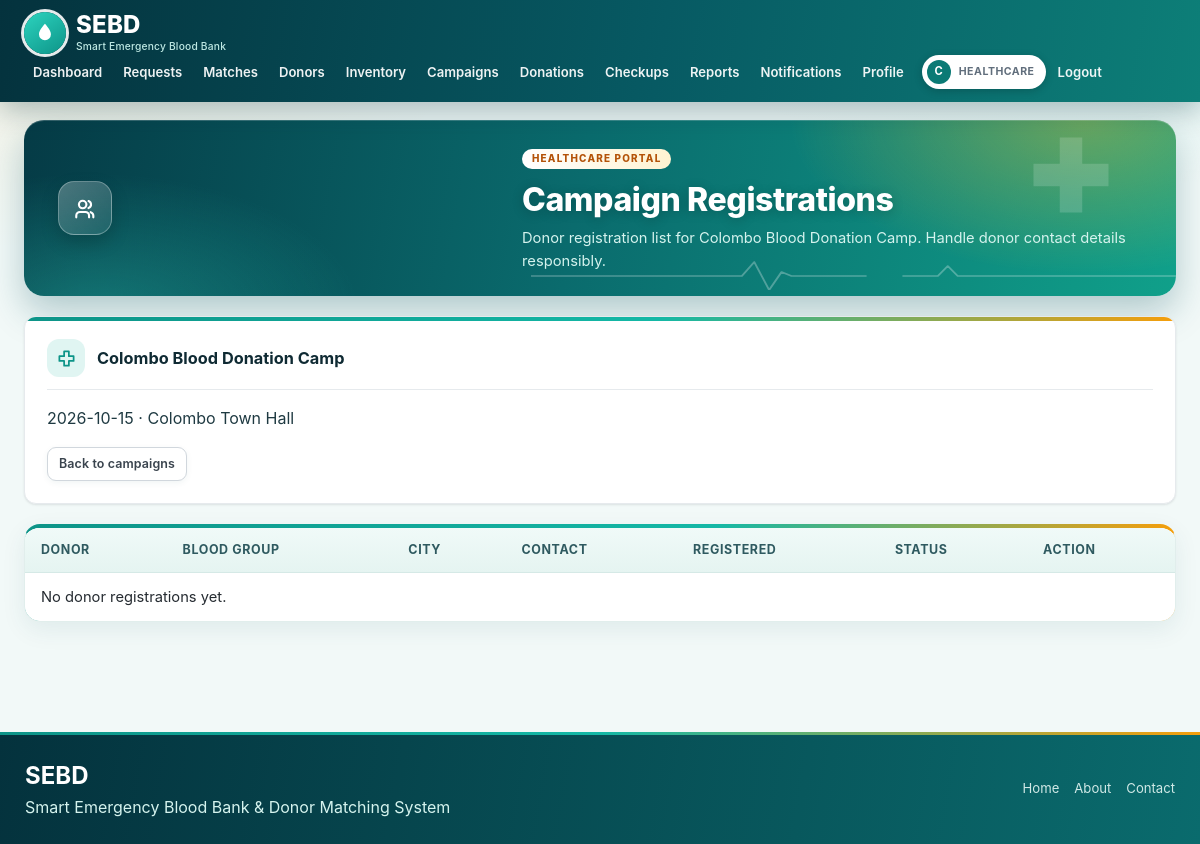
/healthcare/campaign_attendees.php?id=1 (signed in), run on the app's committed database.
### tables this page shows
CREATE TABLE IF NOT EXISTS `donation_campaigns` (
  `campaign_id` int NOT NULL AUTO_INCREMENT,
  `organization_id` int NOT NULL,
  `campaign_name` varchar(150) NOT NULL,
  `description` text,
  `location` varchar(255) NOT NULL,
  `campaign_date` date NOT NULL,
  `start_time` time NOT NULL DEFAULT '09:00:00',
  `end_time` time NOT NULL DEFAULT '15:00:00',
  `max_donors` int DEFAULT NULL,
  `session_type` enum('CAMPAIGN','WALK_IN_SESSION') NOT NULL DEFAULT 'CAMPAIGN',
  `status` enum('UPCOMING','ACTIVE','COMPLETED','CANCELLED') DEFAULT 'UPCOMING',
  `created_at` datetime DEFAULT CURRENT_TIMESTAMP,
  PRIMARY KEY (`campaign_id`),
  KEY `organization_id` (`organization_id`)
);

### healthcare/campaign_attendees.php (the view, shortened to what this page needs)
<?php require_once __DIR__.'/../includes/auth.php'; require_role('HEALTHCARE');
$o=my_org($pdo); require_verified_org($o); $cid=(int)get('id');
$c=$pdo->prepare('SELECT * FROM donation_campaigns WHERE campaign_id=? AND organization_id=?'); $c->execute([$cid,$o['organization_id']]); $campaign=$c->fetch();
$s=$pdo->prepare("SELECT r.*,u.full_name,u.email,u.phone,d.blood_group,d.city FROM donor_campaign_registrations r JOIN donors d USING(donor_id) JOIN users u ON u.user_id=d.user_id WHERE r.campaign_id=? ORDER BY FIELD(r.status,'REGISTERED','ATTENDED','CANCELLED'),r.registered_at DESC"); $s->execute([$cid]); $rows=$s->fetchAll();
$title='Campaign Registrations'; $page_intro='Donor registration list for '.($campaign['campaign_name']??'campaign').'. Handle donor contact details responsibly.'; require '../includes/header.php'; ?>
<div class="card"><h2><?= h($campaign['campaign_name']) ?></h2><p><?= h($campaign['campaign_date']) ?> · <?= h($campaign['location']) ?></p><a class="btn sm alt" href="campaigns.php">Back to campaigns</a></div>
<div class="tw"><table><thead><tr><th>Donor</th><th>Blood group</th><th>City</th><th>Contact</th><th>Registered</th><th>Status</th><th>Action</th></tr></thead><tbody>
<?php if(!$rows): ?><tr><td colspan="7">No donor registrations yet.</td></tr><?php endif; ?></tbody></table></div>
<?php require '../includes/footer.php'; ?>

### includes/header.php (shortened to what this page needs)
<?php
$role=$_SESSION['role']??null; $nav=[];
if($role==='HEALTHCARE') $nav=['healthcare/dashboard.php'=>'Dashboard','healthcare/emergency_requests.php'=>'Requests','healthcare/matches.php'=>'Matches','healthcare/donors.php'=>'Donors','healthcare/inventory.php'=>'Inventory','healthcare/campaigns.php'=>'Campaigns','healthcare/donations.php'=>'Donations','healthcare/checkups.php'=>'Checkups','healthcare/reports.php'=>'Reports','healthcare/notifications.php'=>'Notifications','healthcare/profile.php'=>'Profile'];
?><!DOCTYPE html>
<html lang="en"><head><meta charset="UTF-8"><meta name="viewport" content="width=device-width,initial-scale=1">
<link rel="stylesheet" href="<?= BASE ?>/assets/css/style.css?v=<?= @filemtime(__DIR__."/../assets/css/style.css") ?>"></head>
<body class="role-<?= $role?strtolower($role):'guest' ?>">
<header class="top"><a class="brand" href="<?= BASE ?>/index.php"><span class="brand-mark"><?= icon('drop') ?></span><span>SEBD <small>Smart Emergency Blood Bank</small></span></a>
<nav id="nav">
<?php foreach($nav as $u=>$l): ?><a href="<?= BASE.'/'.$u ?>" class="<?= strpos($_SERVER['SCRIPT_NAME'],$u)!==false?'on':'' ?>"><?= h($l) ?></a><?php endforeach; ?>
<?php if($role): ?><span class="user-chip" data-role="<?= h(ucfirst(strtolower($role))) ?>" title="<?= h($_SESSION['name']??'') ?>"><i><?= h(strtoupper(substr($_SESSION['name']??'U',0,1))) ?></i><span><?= h($_SESSION['name']??'') ?> <small><?= h(ucfirst(strtolower($role))) ?></small></span></span><a href="<?= BASE ?>/logout.php">Logout</a><?php else: ?><a href="<?= BASE ?>/login.php">Login</a><a class="nav-cta" href="<?= BASE ?>/register.php">Register</a><?php endif; ?></nav></header>
<main class="wrap<?= ($title ?? '')==='Welcome' ? ' wrap-home' : '' ?>">
<?php if($role==='DONOR'): $dIc=['dashboard.php'=>'activity','emergency_requests.php'=>'alert','campaigns.php'=>'megaphone','appointments.php'=>'calendar','availability.php'=>'clock','donation_history.php'=>'file','verification-status.php'=>'shield','notifications.php'=>'bell','profile.php'=>'user','change-password.php'=>'lock','response.php'=>'clipboard'][basename($_SERVER['SCRIPT_NAME'])] ?? 'drop'; ?>
<section class="d-hero"><span class="d-hero-ic"><?= icon($dIc) ?></span><div class="d-hero-tx"><span class="pill">Donor portal</span><h1><?= h($title ?? '') ?></h1><?php if(!empty($page_intro)): ?><p><?= h($page_intro) ?></p><?php endif; ?></div></section>
<?php elseif($role==='HEALTHCARE'): $hIc=['dashboard.php'=>'activity','emergency_requests.php'=>'alert','matches.php'=>'users','donors.php'=>'users','inventory.php'=>'drop','inventory_history.php'=>'clock','campaigns.php'=>'megaphone','donations.php'=>'heart','checkups.php'=>'calendar','reports.php'=>'file','notifications.php'=>'bell','profile.php'=>'hospital','change-password.php'=>'lock','create_request.php'=>'alert','edit_request.php'=>'alert','create_campaign.php'=>'megaphone','edit_campaign.php'=>'megaphone','campaign_attendees.php'=>'users'][basename($_SERVER['SCRIPT_NAME'])] ?? 'hospital'; ?>
<section class="h-hero"><span class="h-hero-ic"><?= icon($hIc) ?></span><div class="h-hero-tx"><span class="pill">Healthcare portal</span><h1><?= h($title ?? '') ?></h1><?php if(!empty($page_intro)): ?><p><?= h($page_intro) ?></p><?php else: ?><p>Manage requests, donors and blood stock in one place.</p><?php endif; ?></div></section>
<?php elseif(($title ?? '')!=='Welcome'): ?><div class="page-title"><div><h1><?= h($title ?? '') ?></h1><?php if(!empty($page_intro)): ?><p><?= h($page_intro) ?></p><?php endif; ?></div></div><?php endif; ?>

### data on the page
donation_campaigns: campaign_name "Donor registration list for Colombo Blood Donation Camp. Handle donor contact details responsibly.", campaign_name "Colombo Blood Donation Camp", campaign_date "2026-10-15", location "Colombo Town Hall"

### other printed values
$l "Dashboard"
$l "Requests"
$l "Matches"
$l "Donors"
$l "Inventory"
$l "Campaigns"
$l "Donations"
$l "Checkups"
$l "Reports"
$l "Notifications"
$l "Profile"
substr($_SESSION['name']??'U',0,1) "C"
$title "Campaign Registrations"
